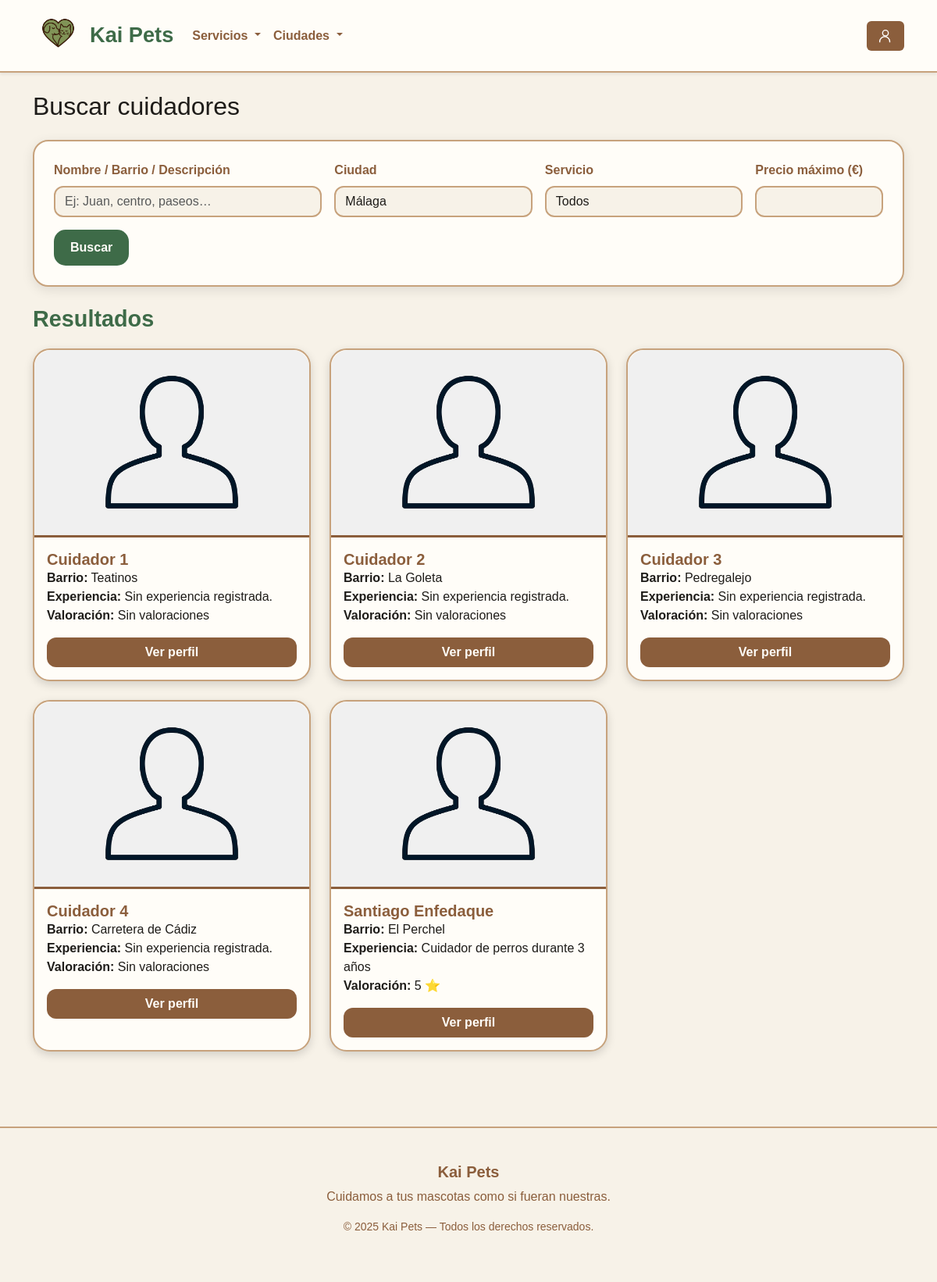
The app's page /pags/buscador.php?ciudad_id=1, older data.
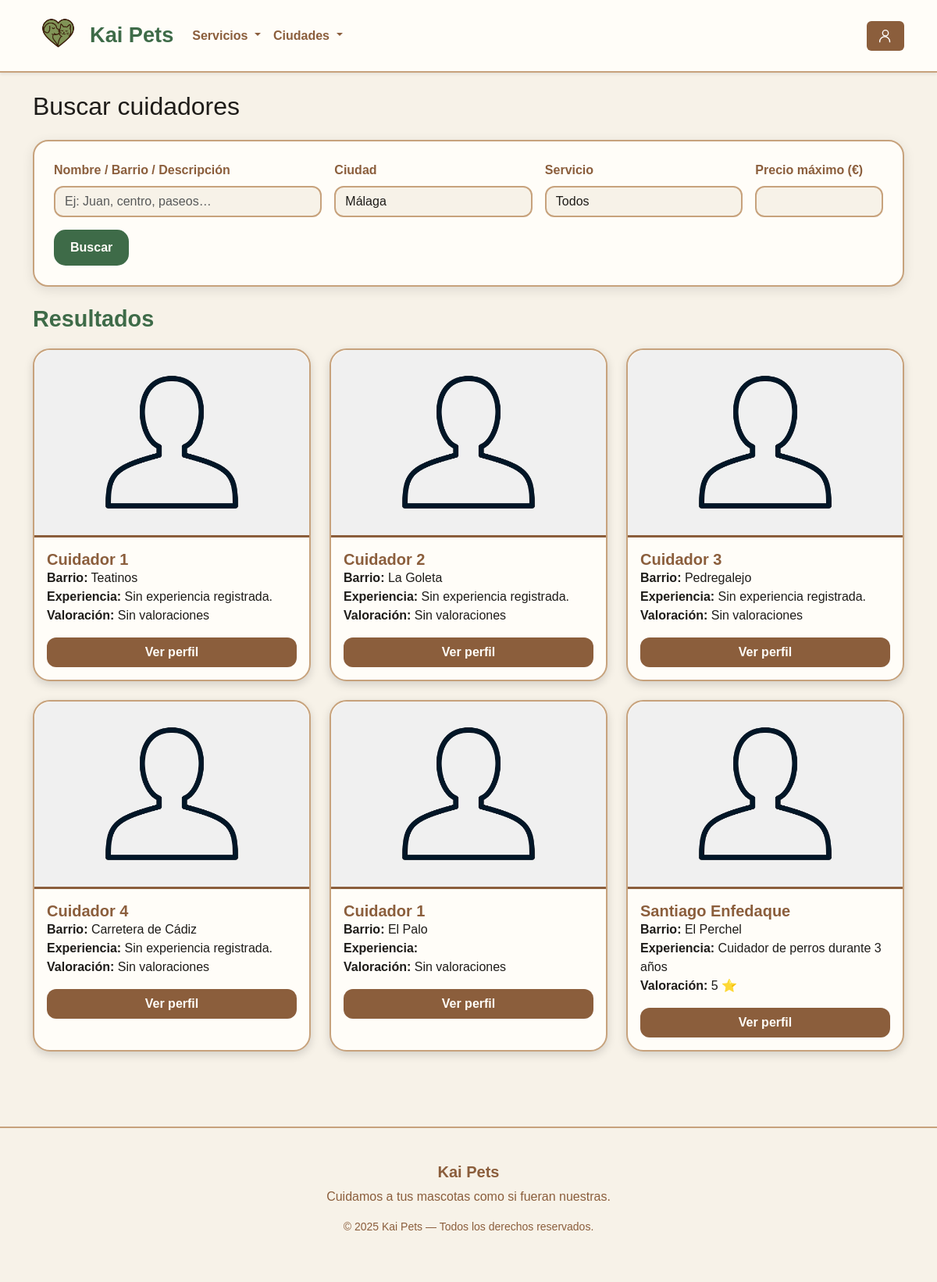
The same page, newer data.
### tables this page shows
CREATE TABLE `cuidadores` (
  `id` int(11) NOT NULL,
  `usuario_id` int(11) NOT NULL,
  `ciudad_id` int(11) NOT NULL,
  `barrio` varchar(100) NOT NULL,
  `descripcion` text NOT NULL,
  `experiencia` varchar(255) DEFAULT NULL,
  `dni_foto` varchar(255) NOT NULL,
  `foto_perfil` varchar(255) NOT NULL
);

CREATE TABLE `usuarios` (
  `id` int(11) NOT NULL,
  `nombre` varchar(100) NOT NULL,
  `apellido` varchar(200) NOT NULL,
  `email` varchar(255) NOT NULL,
  `password` varchar(255) NOT NULL,
  `telefono` int(9) NOT NULL,
  `direccion` varchar(255) NOT NULL,
  `registro` timestamp NOT NULL DEFAULT current_timestamp(),
  `terminos` tinyint(1) NOT NULL DEFAULT 0,
  `admin` tinyint(1) NOT NULL DEFAULT 0,
  `cuidador` tinyint(1) NOT NULL DEFAULT 0,
  `ciudad_id` int(11) NOT NULL DEFAULT 1
);

### pags/buscador.php (the view, shortened to what this page needs)
<?php
require_once __DIR__ . '/../php/conn_db.php';
$ciudades_raw = $conn->query("SELECT * FROM ciudades ORDER BY nombre")->fetchAll(PDO::FETCH_ASSOC);
$ciudades = [];
foreach ($ciudades_raw as $c) {
    $ciudades[$c['id']] = $c;
}
$texto = $_GET['q'] ?? '';
$ciudad_id = $_GET['ciudad_id'] ?? '';
$precio_max = $_GET['precio_max'] ?? '';
$sql = "
    SELECT c.id AS cuidador_id, c.descripcion, c.experiencia, c.barrio, c.foto_perfil,
           u.nombre, u.apellido, u.telefono,
           (SELECT AVG(puntuacion) FROM opiniones o WHERE o.cuidador_id = c.id) AS media
    FROM cuidadores c
    JOIN usuarios u ON u.id = c.usuario_id
    WHERE 1=1
";
$params = [];
if ($ciudad_id !== '') {
    $sql .= " AND c.ciudad_id = :cid";
    $params[':cid'] = $ciudad_id;
}
$sql .= " ORDER BY u.nombre ASC";
$stmt = $conn->prepare($sql);
$stmt->execute($params);
$resultados = $stmt->fetchAll(PDO::FETCH_ASSOC);
?>
<!DOCTYPE html>
<html lang="es">
<head>
    <link href="https://cdn.jsdelivr.net/npm/bootstrap@5.3.2/dist/css/bootstrap.min.css" rel="stylesheet">
    <link rel="stylesheet" href="/KaiPets/src/css/style.css">
    <link rel="stylesheet" href="/KaiPets/src/css/buscador.css">
</head>
<body>
<?php include __DIR__ . '/../componentes/header.php'; ?>
<div class="container py-4">
    <h2 class="mb-4">Buscar cuidadores</h2>
    <form class="buscador-card mb-4" method="GET" action="buscador.php">
        <div class="row g-3">
            <div class="col-md-4">
                <label class="form-label">Nombre / Barrio / Descripción</label>
                <input type="text" name="q" value="<?= htmlspecialchars($texto) ?>" class="form-control" placeholder="Ej: Juan, centro, paseos…">
            </div>
            <div class="col-md-3">
                <label class="form-label">Ciudad</label>
                <select name="ciudad_id" class="form-select">
                    <?php foreach ($ciudades as $c): ?>
                        <option value="<?= $c['id'] ?>" <?= ($ciudad_id == $c['id']) ? "selected" : "" ?>>
                            <?= htmlspecialchars($c['nombre']) ?>
                        </option>
                    <?php endforeach; ?>
                </select>
            </div>
            <div class="col-md-3">
                <label class="form-label">Servicio</label>
                <select name="servicio_id" class="form-select">
                    <option value="">Todos</option>
                </select>
            </div>
            <div class="col-md-2">
                <label class="form-label">Precio máximo (€)</label>
                <input type="number" name="precio_max" value="<?= htmlspecialchars($precio_max) ?>" class="form-control" min="1">
            </div>
        </div>
        <button class="btn btn-kai-search mt-3">Buscar</button>
    </form>
    <h3 class="resultados-title">Resultados</h3>
    <?php if (!$resultados): ?>
        <p>No se encontraron cuidadores con esos criterios.</p>
    <?php else: ?>
        <div class="row">
            <?php foreach ($resultados as $c): ?>
                <div class="col-md-4 mb-4">
                    <div class="busqueda-card h-100">
                        <img src="<?= htmlspecialchars($c['foto_perfil'] ?: '/KaiPets/uploads/perfiles/pred_usu.jpg') ?>"
                            class="busqueda-img">
                        <div class="busqueda-body p-3">
                            <h5 class="card-title">
                                <?= htmlspecialchars($c['nombre'] . " " . $c['apellido']) ?>
                            </h5>
                            <p class="card-text">
                                <strong>Barrio:</strong> <?= htmlspecialchars($c['barrio']) ?><br>
                                <strong>Experiencia:</strong> <?= htmlspecialchars($c['experiencia']) ?><br>
                                <strong>Valoración:</strong> <?= $c['media'] ? round($c['media'], 1)." ⭐" : "Sin valoraciones" ?>
                            </p>
                            <a href="/KaiPets/pags/ver_cuidador.php?id=<?= $c['cuidador_id'] ?>" class="btn btn-ver-perfil w-100">
                                Ver perfil
                            </a>
                        </div>
                    </div>
                </div>
            <?php endforeach; ?>
        </div>
    <?php endif; ?>
</div>
<?php include __DIR__ . '/../componentes/footer.php'; ?>
</body>
</html>

Row changes from the older to the newer data that the page shows:
added cuidadores: foto_perfil (picture), usuario.apellido "Cuidador 1", barrio "El Palo", shows "Sin valoraciones"
